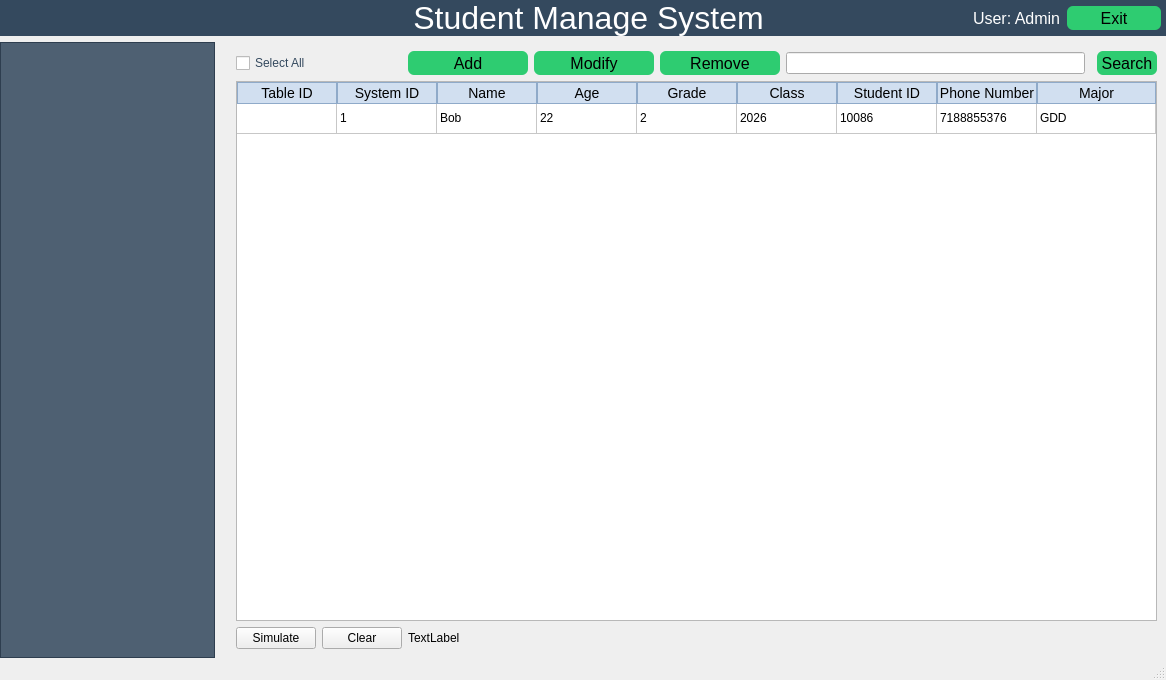
<?xml version="1.0" encoding="UTF-8"?>
<ui version="4.0">
 <class>MainWindow</class>
 <widget class="QMainWindow" name="MainWindow">
  <property name="geometry">
   <rect>
    <x>0</x>
    <y>0</y>
    <width>1166</width>
    <height>680</height>
   </rect>
  </property>
  <property name="windowTitle">
   <string>Student Manage System</string>
  </property>
  <property name="windowIcon">
   <iconset resource="../Resources/LogInIcon.qrc">
    <normaloff>:/Image/student-management-8-128.png</normaloff>:/Image/student-management-8-128.png</iconset>
  </property>
  <property name="toolTip">
   <string>This is the main window for the system</string>
  </property>
  <property name="styleSheet">
   <string notr="true"/>
  </property>
  <widget class="QWidget" name="centralwidget">
   <property name="styleSheet">
    <string notr="true"/>
   </property>
   <layout class="QGridLayout" name="gridLayout_4">
    <property name="leftMargin">
     <number>0</number>
    </property>
    <property name="topMargin">
     <number>0</number>
    </property>
    <property name="rightMargin">
     <number>0</number>
    </property>
    <property name="bottomMargin">
     <number>0</number>
    </property>
    <item row="1" column="0">
     <widget class="QTreeWidget" name="treeWidget">
      <property name="minimumSize">
       <size>
        <width>215</width>
        <height>0</height>
       </size>
      </property>
      <property name="maximumSize">
       <size>
        <width>215</width>
        <height>16777215</height>
       </size>
      </property>
      <property name="font">
       <font>
        <pointsize>12</pointsize>
       </font>
      </property>
      <property name="styleSheet">
       <string notr="true">QTreeWidget{background-color: rgba(52, 73, 94,220);}</string>
      </property>
      <attribute name="headerVisible">
       <bool>false</bool>
      </attribute>
      <column>
       <property name="text">
        <string notr="true">1</string>
       </property>
      </column>
     </widget>
    </item>
    <item row="0" column="0" colspan="3">
     <widget class="QWidget" name="widget" native="true">
      <property name="styleSheet">
       <string notr="true">background-color: rgb(52, 73, 94);</string>
      </property>
      <layout class="QGridLayout" name="gridLayout_2" columnstretch="0,0,0,0,0">
       <property name="leftMargin">
        <number>0</number>
       </property>
       <property name="topMargin">
        <number>0</number>
       </property>
       <property name="rightMargin">
        <number>0</number>
       </property>
       <property name="bottomMargin">
        <number>0</number>
       </property>
       <item row="0" column="2">
        <widget class="QLabel" name="label_title">
         <property name="font">
          <font>
           <pointsize>24</pointsize>
          </font>
         </property>
         <property name="styleSheet">
          <string notr="true">color:white</string>
         </property>
         <property name="text">
          <string>Student Manage System</string>
         </property>
         <property name="alignment">
          <set>Qt::AlignCenter</set>
         </property>
        </widget>
       </item>
       <item row="0" column="4">
        <widget class="QWidget" name="widget_2" native="true">
         <layout class="QGridLayout" name="gridLayout" columnminimumwidth="1,2">
          <property name="leftMargin">
           <number>5</number>
          </property>
          <property name="topMargin">
           <number>0</number>
          </property>
          <property name="rightMargin">
           <number>5</number>
          </property>
          <property name="bottomMargin">
           <number>0</number>
          </property>
          <item row="0" column="0">
           <widget class="QLabel" name="label_username">
            <property name="maximumSize">
             <size>
              <width>200</width>
              <height>16777215</height>
             </size>
            </property>
            <property name="font">
             <font>
              <pointsize>12</pointsize>
             </font>
            </property>
            <property name="styleSheet">
             <string notr="true">color:white</string>
            </property>
            <property name="text">
             <string>User: Admin</string>
            </property>
           </widget>
          </item>
          <item row="0" column="1">
           <widget class="QPushButton" name="button_exit">
            <property name="sizePolicy">
             <sizepolicy hsizetype="Expanding" vsizetype="Fixed">
              <horstretch>0</horstretch>
              <verstretch>0</verstretch>
             </sizepolicy>
            </property>
            <property name="minimumSize">
             <size>
              <width>60</width>
              <height>24</height>
             </size>
            </property>
            <property name="maximumSize">
             <size>
              <width>120</width>
              <height>16777215</height>
             </size>
            </property>
            <property name="font">
             <font>
              <pointsize>12</pointsize>
             </font>
            </property>
            <property name="styleSheet">
             <string notr="true">QPushButton{border-radius:6;color.white;background-color:#2ecc71}</string>
            </property>
            <property name="text">
             <string>Exit</string>
            </property>
           </widget>
          </item>
         </layout>
        </widget>
       </item>
       <item row="0" column="0">
        <spacer name="horizontalSpacer_left">
         <property name="orientation">
          <enum>Qt::Horizontal</enum>
         </property>
         <property name="sizeType">
          <enum>QSizePolicy::Expanding</enum>
         </property>
         <property name="sizeHint" stdset="0">
          <size>
           <width>215</width>
           <height>20</height>
          </size>
         </property>
        </spacer>
       </item>
       <item row="0" column="1">
        <spacer name="horizontalSpacer_left2">
         <property name="orientation">
          <enum>Qt::Horizontal</enum>
         </property>
         <property name="sizeType">
          <enum>QSizePolicy::Expanding</enum>
         </property>
         <property name="sizeHint" stdset="0">
          <size>
           <width>40</width>
           <height>20</height>
          </size>
         </property>
        </spacer>
       </item>
       <item row="0" column="3">
        <spacer name="horizontalSpacer_right">
         <property name="orientation">
          <enum>Qt::Horizontal</enum>
         </property>
         <property name="sizeHint" stdset="0">
          <size>
           <width>40</width>
           <height>20</height>
          </size>
         </property>
        </spacer>
       </item>
      </layout>
     </widget>
    </item>
    <item row="1" column="2">
     <widget class="QStackedWidget" name="stackedWidget">
      <property name="styleSheet">
       <string notr="true">QWidget#centralwidget{background-color:#34495e;}</string>
      </property>
      <property name="currentIndex">
       <number>1</number>
      </property>
      <widget class="QWidget" name="page"/>
      <widget class="QWidget" name="page_2">
       <layout class="QGridLayout" name="gridLayout_3">
        <item row="0" column="3">
         <widget class="QPushButton" name="pushButton_modify">
          <property name="sizePolicy">
           <sizepolicy hsizetype="Expanding" vsizetype="Fixed">
            <horstretch>0</horstretch>
            <verstretch>0</verstretch>
           </sizepolicy>
          </property>
          <property name="minimumSize">
           <size>
            <width>60</width>
            <height>24</height>
           </size>
          </property>
          <property name="maximumSize">
           <size>
            <width>120</width>
            <height>16777215</height>
           </size>
          </property>
          <property name="font">
           <font>
            <pointsize>12</pointsize>
           </font>
          </property>
          <property name="styleSheet">
           <string notr="true">QPushButton{border-radius:6;color.white;background-color:#2ecc71}</string>
          </property>
          <property name="text">
           <string>Modify</string>
          </property>
         </widget>
        </item>
        <item row="0" column="7" colspan="4">
         <widget class="QPushButton" name="pushButton_search">
          <property name="sizePolicy">
           <sizepolicy hsizetype="MinimumExpanding" vsizetype="Fixed">
            <horstretch>0</horstretch>
            <verstretch>0</verstretch>
           </sizepolicy>
          </property>
          <property name="minimumSize">
           <size>
            <width>60</width>
            <height>24</height>
           </size>
          </property>
          <property name="maximumSize">
           <size>
            <width>120</width>
            <height>16777215</height>
           </size>
          </property>
          <property name="baseSize">
           <size>
            <width>0</width>
            <height>0</height>
           </size>
          </property>
          <property name="font">
           <font>
            <pointsize>12</pointsize>
           </font>
          </property>
          <property name="styleSheet">
           <string notr="true">QPushButton{border-radius:6;color.white;background-color:#2ecc71}</string>
          </property>
          <property name="text">
           <string>Search</string>
          </property>
         </widget>
        </item>
        <item row="0" column="2">
         <widget class="QPushButton" name="pushButton_add">
          <property name="sizePolicy">
           <sizepolicy hsizetype="Expanding" vsizetype="Fixed">
            <horstretch>0</horstretch>
            <verstretch>0</verstretch>
           </sizepolicy>
          </property>
          <property name="minimumSize">
           <size>
            <width>60</width>
            <height>24</height>
           </size>
          </property>
          <property name="maximumSize">
           <size>
            <width>120</width>
            <height>16777215</height>
           </size>
          </property>
          <property name="font">
           <font>
            <pointsize>12</pointsize>
           </font>
          </property>
          <property name="styleSheet">
           <string notr="true">QPushButton{border-radius:6;color.white;background-color:#2ecc71}</string>
          </property>
          <property name="text">
           <string>Add</string>
          </property>
         </widget>
        </item>
        <item row="0" column="0">
         <widget class="QCheckBox" name="checkBox_selectAll">
          <property name="styleSheet">
           <string notr="true">color:#34495e</string>
          </property>
          <property name="text">
           <string>Select All</string>
          </property>
         </widget>
        </item>
        <item row="0" column="5">
         <widget class="QLineEdit" name="lineEdit_search">
          <property name="minimumSize">
           <size>
            <width>230</width>
            <height>0</height>
           </size>
          </property>
         </widget>
        </item>
        <item row="3" column="0" colspan="11">
         <widget class="QTableWidget" name="tableWidget">
          <property name="minimumSize">
           <size>
            <width>0</width>
            <height>470</height>
           </size>
          </property>
          <property name="styleSheet">
           <string notr="true">QHeaderView::section{
background-color: gray;
border: 1px solid #8faac9; 
font-size:14px;
text-align:center;
background-color:#d1dff0;
}</string>
          </property>
          <attribute name="horizontalHeaderStretchLastSection">
           <bool>true</bool>
          </attribute>
          <attribute name="verticalHeaderVisible">
           <bool>false</bool>
          </attribute>
          <row>
           <property name="text">
            <string>1</string>
           </property>
          </row>
          <column>
           <property name="text">
            <string>Table ID</string>
           </property>
          </column>
          <column>
           <property name="text">
            <string>System ID</string>
           </property>
          </column>
          <column>
           <property name="text">
            <string>Name</string>
           </property>
          </column>
          <column>
           <property name="text">
            <string>Age</string>
           </property>
          </column>
          <column>
           <property name="text">
            <string>Grade</string>
           </property>
          </column>
          <column>
           <property name="text">
            <string>Class</string>
           </property>
          </column>
          <column>
           <property name="text">
            <string>Student ID</string>
           </property>
          </column>
          <column>
           <property name="text">
            <string>Phone Number</string>
           </property>
          </column>
          <column>
           <property name="text">
            <string>Major</string>
           </property>
          </column>
          <item row="0" column="1">
           <property name="text">
            <string>1</string>
           </property>
          </item>
          <item row="0" column="2">
           <property name="text">
            <string>Bob</string>
           </property>
          </item>
          <item row="0" column="3">
           <property name="text">
            <string>22</string>
           </property>
          </item>
          <item row="0" column="4">
           <property name="text">
            <string>2</string>
           </property>
          </item>
          <item row="0" column="5">
           <property name="text">
            <string>2026</string>
           </property>
          </item>
          <item row="0" column="6">
           <property name="text">
            <string>10086</string>
           </property>
          </item>
          <item row="0" column="7">
           <property name="text">
            <string>7188855376</string>
           </property>
          </item>
          <item row="0" column="8">
           <property name="text">
            <string>GDD</string>
           </property>
          </item>
         </widget>
        </item>
        <item row="0" column="4">
         <widget class="QPushButton" name="pushButton_remove">
          <property name="sizePolicy">
           <sizepolicy hsizetype="Expanding" vsizetype="Fixed">
            <horstretch>0</horstretch>
            <verstretch>0</verstretch>
           </sizepolicy>
          </property>
          <property name="minimumSize">
           <size>
            <width>60</width>
            <height>24</height>
           </size>
          </property>
          <property name="maximumSize">
           <size>
            <width>120</width>
            <height>16777215</height>
           </size>
          </property>
          <property name="font">
           <font>
            <pointsize>12</pointsize>
           </font>
          </property>
          <property name="styleSheet">
           <string notr="true">QPushButton{border-radius:6;color.white;background-color:#2ecc71}</string>
          </property>
          <property name="text">
           <string>Remove</string>
          </property>
         </widget>
        </item>
        <item row="4" column="0">
         <widget class="QPushButton" name="pushButton_simulate">
          <property name="text">
           <string>Simulate</string>
          </property>
         </widget>
        </item>
        <item row="4" column="2">
         <widget class="QLabel" name="label_studentCount">
          <property name="font">
           <font>
            <bold>false</bold>
           </font>
          </property>
          <property name="styleSheet">
           <string notr="true"/>
          </property>
          <property name="text">
           <string>TextLabel</string>
          </property>
         </widget>
        </item>
        <item row="4" column="1">
         <widget class="QPushButton" name="pushButton_clear">
          <property name="text">
           <string>Clear</string>
          </property>
         </widget>
        </item>
       </layout>
      </widget>
     </widget>
    </item>
   </layout>
  </widget>
  <widget class="QMenuBar" name="menubar">
   <property name="geometry">
    <rect>
     <x>0</x>
     <y>0</y>
     <width>1166</width>
     <height>21</height>
    </rect>
   </property>
  </widget>
  <widget class="QStatusBar" name="statusbar"/>
 </widget>
 <tabstops>
  <tabstop>button_exit</tabstop>
  <tabstop>treeWidget</tabstop>
  <tabstop>checkBox_selectAll</tabstop>
  <tabstop>pushButton_add</tabstop>
  <tabstop>pushButton_modify</tabstop>
  <tabstop>pushButton_remove</tabstop>
  <tabstop>lineEdit_search</tabstop>
  <tabstop>pushButton_search</tabstop>
  <tabstop>tableWidget</tabstop>
  <tabstop>pushButton_simulate</tabstop>
 </tabstops>
 <resources>
  <include location="../Resources/LogInIcon.qrc"/>
 </resources>
 <connections/>
</ui>
